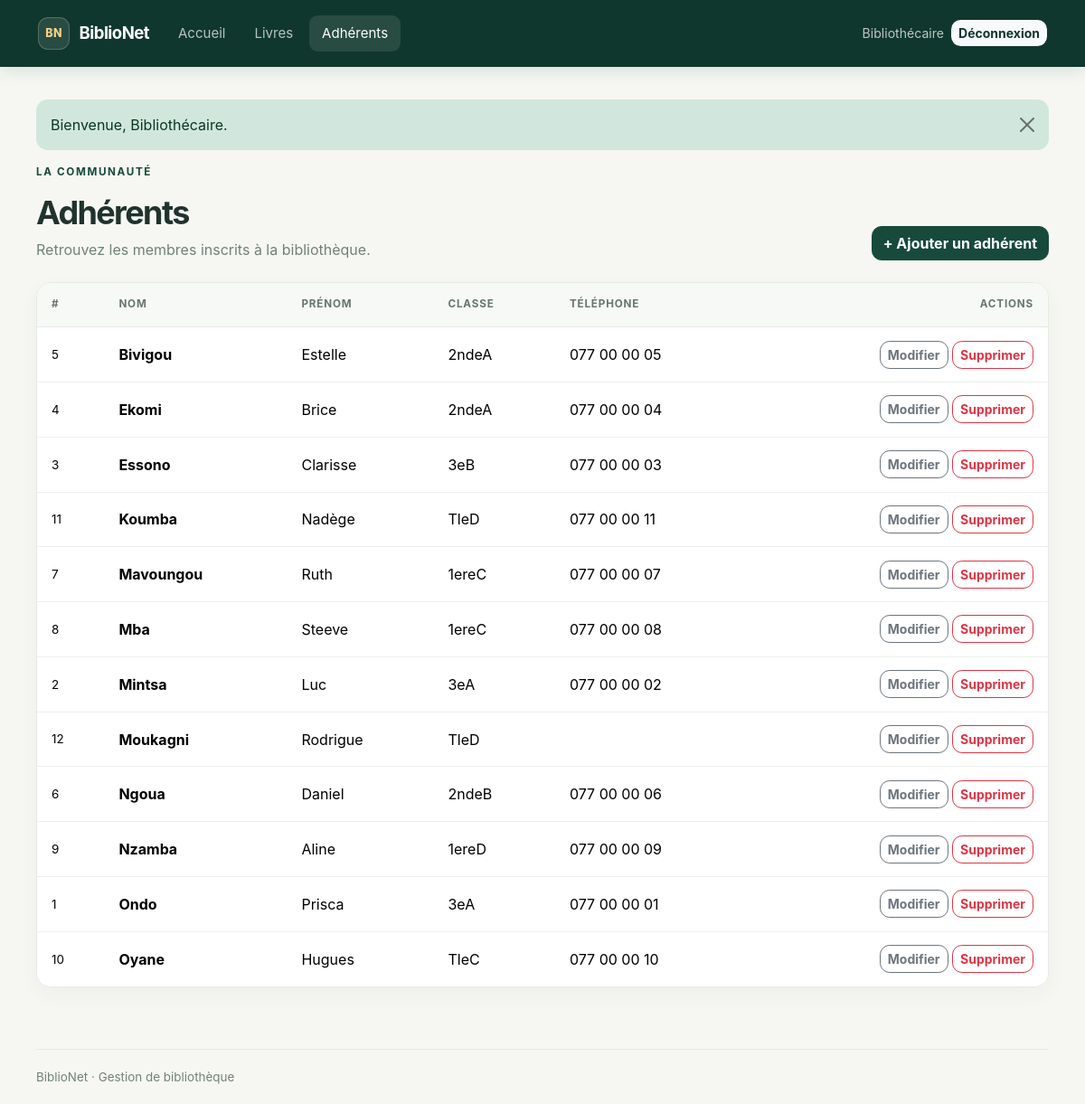
The app's page /adherents (signed in) with its own data.
### tables this page shows
CREATE TABLE adherents (
    id         INT UNSIGNED NOT NULL AUTO_INCREMENT PRIMARY KEY,
    nom        VARCHAR(100) NOT NULL,
    prenom     VARCHAR(100) NOT NULL,
    classe     VARCHAR(50)  NOT NULL,
    telephone  VARCHAR(20)  NULL
);

### app/core/Controller.php (called while the page is built, shortened)
<?php
abstract class Controller
{
    protected function render(string $view, array $data = []): void
    {
        extract($data, EXTR_SKIP);
        require APP . '/views/' . $view . '.php';
        require APP . '/views/layouts/main.php';
    }
}

### app/controllers/AdherentController.php (called while the page is built, shortened)
<?php
class AdherentController extends Controller
{
    public function index(): void
    {
        $this->render('adherents/index', ['pageTitle' => 'Adhérents', 'adherents' => Adherent::all()]);
    }
}

### app/core/Router.php (called while the page is built, shortened)
<?php
class Router
{
    public function dispatch(string $url): void
    {
        $segments = array_values(array_filter(explode('/', trim($url, '/')), 'strlen'));
        $method = $segments[1] ?? 'index';
        $params = array_slice($segments, 2);
        $controller = new $class();
        $controller->$method(...$params);
    }
}

### public/index.php (called while the page is built, shortened)
<?php
$config = require ROOT . '/config/config.php';
spl_autoload_register(function (string $class): void {
    foreach (['core', 'controllers', 'models'] as $dir) {
        $file = APP . "/$dir/$class.php";
        if (is_file($file)) {
            return;
        }
    }
});
require APP . '/core/helpers.php';
(new Router())->dispatch($_GET['url'] ?? '');

### app/core/helpers.php (called while the page is built, shortened)
<?php
function e(mixed $value): string
{
    return htmlspecialchars((string) $value, ENT_QUOTES, 'UTF-8');
}
function url(string $path = ''): string
{
    return BASE_URL . '/' . ltrim($path, '/');
}

### config/config.php (called while the page is built, shortened)
<?php
$env = [];
$file = __DIR__ . '/../.env';
return [
    'env' => $env['APP_ENV'] ?? 'development',
    'url' => $env['APP_URL'] ?? '',
    'db'  => [
        'host' => $env['DB_HOST'] ?? 'localhost',
        'name' => $env['DB_NAME'] ?? 'biblionet',
        'user' => $env['DB_USER'] ?? 'root',
        'pass' => $env['DB_PASS'] ?? '',
    ],
];

### app/core/Database.php (called while the page is built)
<?php
class Database
{
    private static ?PDO $pdo = null;
    public static function getInstance(): PDO
    {
        if (self::$pdo === null) {
            $config = require ROOT . '/config/config.php';
            $db = $config['db'];
            $dsn = "mysql:host={$db['host']};dbname={$db['name']};charset=utf8mb4";
            try {
                self::$pdo = new PDO($dsn, $db['user'], $db['pass'], [
                    PDO::ATTR_ERRMODE            => PDO::ERRMODE_EXCEPTION,
                    PDO::ATTR_DEFAULT_FETCH_MODE => PDO::FETCH_ASSOC,
                    PDO::ATTR_EMULATE_PREPARES   => false,
                ]);
            } catch (PDOException $e) {
                http_response_code(500);
                if ($config['env'] === 'production') {
                    exit('Erreur de connexion à la base de données.');
                }
                exit('Erreur de connexion à la base de données : ' . htmlspecialchars($e->getMessage()));
            }
        }
        return self::$pdo;
    }
}

### app/models/Adherent.php (called while the page is built, shortened)
<?php
class Adherent
{
    public static function all(): array
    {
        $st = Database::getInstance()->prepare('SELECT * FROM adherents ORDER BY nom, prenom');
        $st->execute();
        return $st->fetchAll();
    }
}

### app/views/adherents/index.php (the view, shortened to what this page needs)
<div class="page-heading">
    <div>
        <div class="eyebrow">La communauté</div>
        <h1>Adhérents</h1>
        <p>Retrouvez les membres inscrits à la bibliothèque.</p>
    </div>
    <a href="<?= e(url('adherents/create')) ?>" class="btn btn-primary">+ Ajouter un adhérent</a>
</div>
<?php if (empty($adherents)): ?>
    <div class="empty-state">Aucun adhérent enregistré pour le moment.</div>
<?php else: ?>
    <div class="table-shell">
        <div class="table-responsive">
        <table class="table table-hover align-middle mb-0">
            <thead>
                <tr>
                    <th>#</th><th>Nom</th><th>Prénom</th><th>Classe</th><th>Téléphone</th><th class="text-end">Actions</th>
                </tr>
            </thead>
            <tbody>
            <?php foreach ($adherents as $a): ?>
                <tr>
                    <td class="table-id"><?= e($a['id']) ?></td>
                    <td class="table-primary-text"><?= e($a['nom']) ?></td>
                    <td><?= e($a['prenom']) ?></td>
                    <td><?= e($a['classe']) ?></td>
                    <td><?= e($a['telephone']) ?></td>
                    <td class="text-end text-nowrap">
                        <a href="<?= e(url('adherents/edit/' . (int) $a['id'])) ?>" class="btn btn-sm btn-outline-secondary">Modifier</a>
                        <form method="post" action="<?= e(url('adherents/delete/' . (int) $a['id'])) ?>" class="d-inline"
                              onsubmit="return confirm('Supprimer cet adhérent ?');">
                            <button type="submit" class="btn btn-sm btn-outline-danger">Supprimer</button>
                        </form>
                    </td>
                </tr>
            <?php endforeach; ?>
            </tbody>
        </table>
        </div>
    </div>
<?php endif; ?>

### public/assets/css/style.css (style rules this page uses)
:root { --ink: #20332e; --muted: #71817a; --forest: #174a3b; --forest-dark: #10372d; --mint: #e8f2ec; --paper: #f6f7f2; --line: #e5eae4; --gold: #d9a441; }
body { background: var(--paper); color: var(--ink); font-family: Inter, "Segoe UI", Arial, sans-serif; -webkit-font-smoothing: antialiased; }
.eyebrow { margin-bottom: .9rem; color: var(--forest); font-size: .73rem; font-weight: 750; letter-spacing: .14em; text-transform: uppercase; }
.page-heading { display: flex; align-items: end; justify-content: space-between; gap: 1rem; margin-bottom: 1.5rem; }
.page-heading h1 { margin: 0; font-size: clamp(1.8rem, 3vw, 2.35rem); font-weight: 750; letter-spacing: -.045em; }
.page-heading p { margin: .45rem 0 0; color: var(--muted); }
.btn { border-radius: .68rem; font-weight: 650; transition: transform .16s ease, box-shadow .16s ease, background .16s ease; }
.btn-primary { border-color: var(--forest); background: var(--forest); }
.table-shell { overflow: hidden; border: 1px solid var(--line); border-radius: 1rem; background: #fff; box-shadow: 0 8px 24px rgb(32 51 46 / 4%); }
.table-shell .table { --bs-table-bg: #fff; --bs-table-hover-bg: #f6f9f6; color: var(--ink); }
.table-shell .table thead th { padding: .95rem 1rem; border-bottom: 1px solid var(--line); background: #f7f9f6; color: #66766e; font-size: .73rem; font-weight: 750; letter-spacing: .07em; text-transform: uppercase; white-space: nowrap; }
.table-shell .table tbody td { padding: .9rem 1rem; border-color: #edf0ec; vertical-align: middle; }
.table-shell .table tbody tr:last-child td { border-bottom: 0; }
.table-id { color: #89968f; font-size: .84rem; }
.table-primary-text { font-weight: 650; }

### records on screen
adherents: id "5", nom "Bivigou", prenom "Estelle", classe "2ndeA", telephone "077 00 00 05"
adherents: id "4", nom "Ekomi", prenom "Brice", classe "2ndeA", telephone "077 00 00 04"
adherents: id "3", nom "Essono", prenom "Clarisse", classe "3eB", telephone "077 00 00 03"
adherents: id "11", nom "Koumba", prenom "Nadège", classe "TleD", telephone "077 00 00 11"
adherents: id "7", nom "Mavoungou", prenom "Ruth", classe "1ereC", telephone "077 00 00 07"
adherents: id "8", nom "Mba", prenom "Steeve", classe "1ereC", telephone "077 00 00 08"
adherents: id "2", nom "Mintsa", prenom "Luc", classe "3eA", telephone "077 00 00 02"
adherents: id "12", nom "Moukagni", prenom "Rodrigue", classe "TleD"
adherents: id "6", nom "Ngoua", prenom "Daniel", classe "2ndeB", telephone "077 00 00 06"
adherents: id "9", nom "Nzamba", prenom "Aline", classe "1ereD", telephone "077 00 00 09"
adherents: id "1", nom "Ondo", prenom "Prisca", classe "3eA", telephone "077 00 00 01"
adherents: id "10", nom "Oyane", prenom "Hugues", classe "TleC", telephone "077 00 00 10"

### other values on screen
$_SESSION['user']['nom'] "Bibliothécaire"
$f['message'] "Bienvenue, Bibliothécaire."
